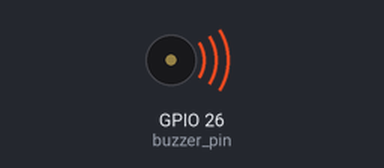
The program below on a simulated Raspberry Pi (BCM pin numbers). Parts: buzzer (waves = sounding).

Above: at 0.2 s.
Timing chart, 0 to 5.2 s (numbered marks = the images above):
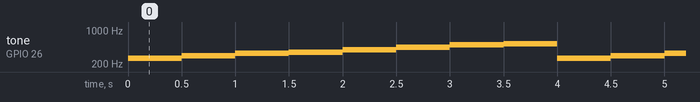

Measured:
- by itself, tone on GPIO 26 (buzzer_pin): repeats every 4.0 s: 294 Hz 0.50 s, 330 Hz 0.50 s, 349 Hz 0.50 s, 392 Hz 0.50 s, 440 Hz 0.50 s, 493 Hz 0.50 s, 523 Hz 0.50 s, 262 Hz 0.50 s

The program:

pwm_buzzer_ex.py
```python
import RPi.GPIO as GPIO
import time

buzzer_pin = 26
GPIO.setmode(GPIO.BCM)
GPIO.setup(buzzer_pin, GPIO.OUT)

Freq = [262, 294, 330, 349, 392, 440, 493, 523]
speed = 0.5

p = GPIO.PWM(buzzer_pin, 100)
p.start(10)

try:
    while 1:
        for fr in Freq:
            p.ChangeFrequency(fr)
            time.sleep(speed)

except KeyboardInterrupt:
    pass

finally:
    p.stop()
    GPIO.cleanup()
```
